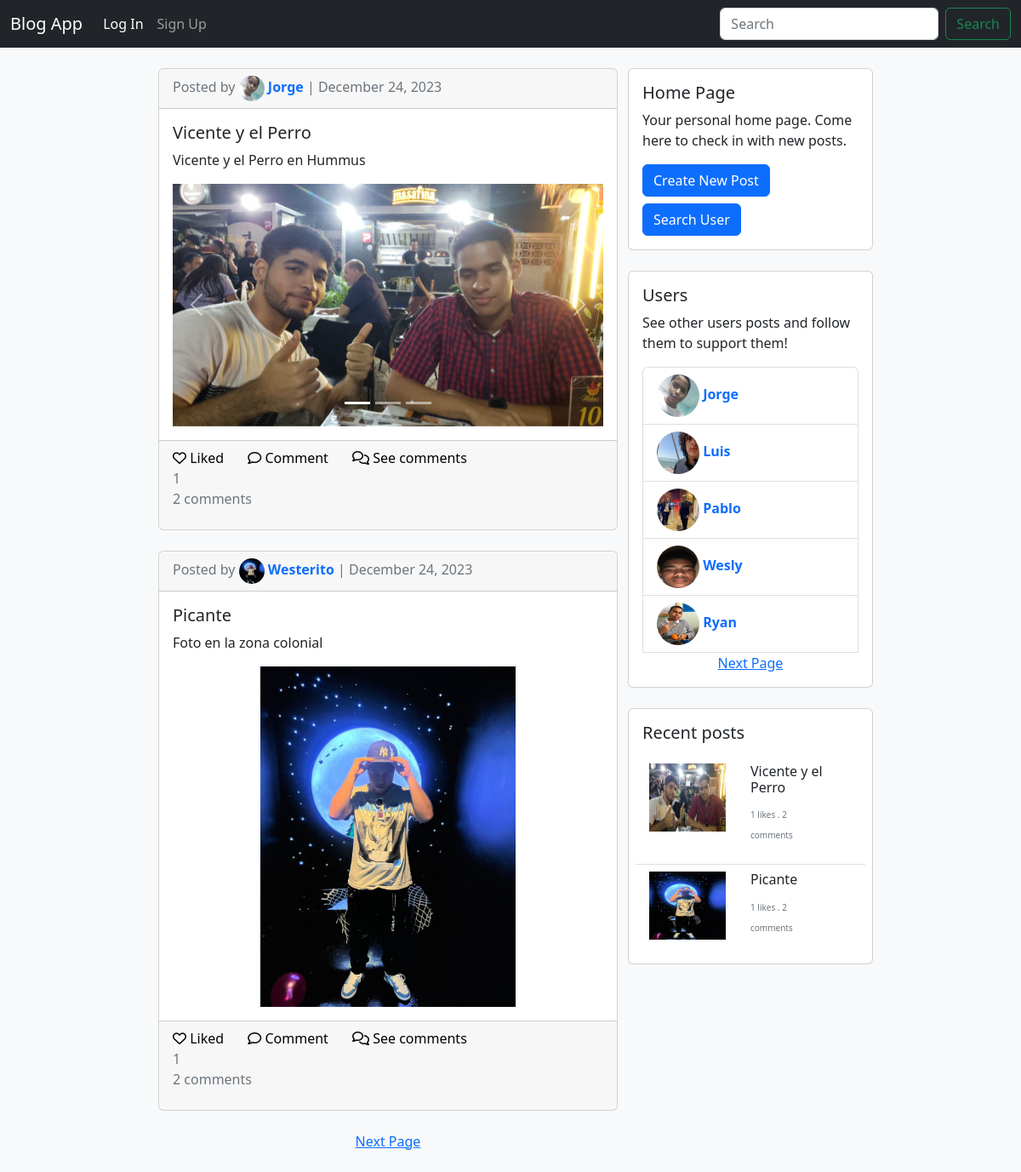
The page / on the database its author committed.
### app/models.py (models this page shows, shortened)
class Blog(db.Model):
    __tablename__ = 'blogs'
    id = db.Column(db.Integer, primary_key=True)
    title = db.Column(db.String(64), nullable=False)
    body = db.Column(db.Text, nullable=False)
    author = db.Column(db.Integer, db.ForeignKey('users.id'))
    date = db.Column(db.DateTime, default=datetime.utcnow, index=True)
    comments = db.relationship('Comment', backref='blog', cascade='all, delete-orphan')
    likes = db.relationship('Like', backref='blog', cascade='all, delete-orphan')
    files = db.relationship('File', backref='blog', cascade='all, delete-orphan')

class User(UserMixin, db.Model):
    __tablename__ = 'users'
    id = db.Column(db.Integer, primary_key=True)
    email = db.Column(db.String(64), unique=True, index=True)
    username = db.Column(db.String(64), unique=True, index=True)
    password_hash = db.Column(db.String(128))
    profile_pic = db.Column(db.String, default='images/profile photos/default_profile_pic.jpg')
    posts = db.relationship('Blog', backref='user', cascade='all, delete-orphan')
    comments = db.relationship('Comment', backref='user', cascade='all, delete-orphan')
    followers = db.relationship('Follow', backref='user', foreign_keys='Follow.followed_id', cascade='all, delete-orphan')
    likes = db.relationship('Like', backref='user', cascade='all, delete-orphan')
    notifications = db.relationship('Notification', backref='user', foreign_keys='Notification.user_id', cascade='all, delete-orphan')
    actions = db.relationship('Notification', backref='notificator', foreign_keys='Notification.notificator_id', cascade='all, delete-orphan')
    confirmed = db.Column(db.Boolean, default=False)
    @property
    def password(self):
        raise AttributeError('password is not readable')
    def __str__(self):
        return self.username

class File(db.Model):
    __tablename__ = 'files'
    path = db.Column(db.String, primary_key=True)
    blog_id = db.Column(db.Integer, db.ForeignKey('blogs.id'))
    @property
    def type(self):
        image_file_types = [
            'jpg', 'jpeg', 'png', 'gif', 'tiff', 'tif', 'bmp', 'webp', 'svg', 'ico',
            'raw', 'heif', 'heic', 'crx'
        ]
        video_file_types = [
            'mp4', 'avi', 'mkv', 'mov', 'wmv', 'flv', 'webm', '3gp', 'ogg', 'mpg', 'mpeg', 'ts'
        ]
        type = self.path.split('.')
        max_index = len(type) - 1
        type = type[max_index]
        if type in image_file_types:
            print('image')
            return 'image'
        elif type in video_file_types:
            return 'video'
        else:
            print('else')
            return type

### app/main/views.py (the view)
@main.route('/', methods=['GET', 'POST'])
def index():
    post_widget_context = get_posts_widget_context()
    posts = post_widget_context['posts']
    posts_pagination = post_widget_context['posts_pagination']
    users_widget_context = get_users_widget_context()
    users = users_widget_context['users']
    users_pagination = users_widget_context['users_pagination']
    return render_template('home.html', posts=posts, users=users, posts_pagination=posts_pagination, users_pagination=users_pagination)

### app/main/views.py (called while the page is built)
def get_posts_widget_context():
    page = request.args.get('posts_page', 1, type=int)
    posts_pagination = Blog.query.order_by(Blog.date.desc()).paginate(
        page=page,
        per_page=current_app.config['POSTS_PER_PAGE'],
        error_out=False
    )
    posts = posts_pagination.items
    return {'posts': posts, 'posts_pagination': posts_pagination}

def get_users_widget_context():
    page = request.args.get('users_page', type=int)
    users_pagination = User.query.paginate(
        page=page,
        per_page=current_app.config['USERS_PER_PAGE'],
        error_out=False
    )
    users = users_pagination.items
    return {'users': users, 'users_pagination': users_pagination}

### app/templates/home.html (shortened to what this page needs)
{% extends 'base.html' %}
{% from 'macros.html' import render_post_card, posts_pagination_widget, users_pagination_widget, home_widget, users_widget, posts_widget %}
{% block content %}
<div class="container flex-container w-75 p-4">
    <div class="container" >
        {% for post in posts %}
            {{ render_post_card(post, current_user, loop.index) }}
            <br />
        {% endfor %}
        {{ posts_pagination_widget(posts_pagination, request.endpoint) }}
    </div>
    <div>
        {{ home_widget() }}
        {{ users_widget(users, users_pagination) }}
        {% if other_posts %}
            {{ posts_widget(other_posts) }}
        {% else %}
            {{ posts_widget(posts) }}
        {% endif %}
    </div>
</div>
{% endblock content %}

### app/templates/macros.html (shortened to what this page needs)
{% macro home_widget() %}
    <div class="card mb-4" style="width: 18rem;">
        <div class="card-body">
            <h5 class="card-title">Home Page</h5>
            <p class="card-text">Your personal home page. Come here to check in with new posts.</p>
            <a href="{{ url_for('blogs.new_post') }}" class="btn btn-primary mb-2">Create New Post</a>
            <div class="dropdown">
                <button class="btn btn-primary" type="button" data-bs-toggle="dropdown" aria-expanded="false">
                Search User
                </button>
            </div>
        </div>
    </div>
{% endmacro %}
{% macro posts_widget(posts) %}
    <div class="card mb-4" style="width: 18rem;">
        <div class="p-2">
            <h5 class="card-title p-2">Recent posts</h5>
            <ul class="list-group list-group-flush">
                {% for post in posts[:5] %}
                    <li class="list-group-item">
                        <div class="row">
                            <div class="row">
                                <div class="col-md-6">
                                    {% if post.files %}
                                    {% set file = post.files[0] %}
                                    {% if file.type == 'image' %}
                                        <img src="{{ url_for('static', filename=file.path )}}" style="height: 80px; width: 90px;">
                                    {% elif file.type == 'video' %}
                                        <video width="80" height="90">
                                            <source src="{{ url_for('static', filename=file.path) }}" type="video/{{ file.file_extension }}">
                                            Your browser does not support the video tag.
                                        </video>
                                    {% endif %}
                                {% endif %}
                                </div>
                                <div class="col-md-6">
                                    <h5 class="" style="font-size: 16px;">{{ post.title }}</h5>
                                    <p><span class="text-muted" style="font-size: 10px;">{{ post.likes|length }} likes . {{ post.comments|length }} comments</span></p>
                                </div>
                            </div>
                        </div>
                    </li>
                {% endfor %}
            </ul>
        </div>
    </div>
{% endmacro %}
{% macro users_widget(users, pagination) %}
    <div class="card mb-4" style="width: 18rem;">
        <div class="card-body">
            <h5 class="card-title">Users</h5>
            <p class="card-text">See other users posts and follow them to support them!</p>
            <ul class="list-group">
                {% for user in users %}
                    <li class="list-group-item">
                        <a href="{{ url_for('auth.profile', username=user) }}" class="text-decoration-none mb-2">
                            <img src="{{ url_for('static', filename=user.profile_pic) }}" class="profile_pic" style="height: 50px; width: 50px;">
                            <span class="card-title"><b>{{ user }}</b></span>
                        </a>
                    </li>
                {% endfor %}
                {{ users_pagination_widget(pagination, request.endpoint) }}
            </ul>
        </div>
    </div>
{% endmacro %}
{% macro posts_pagination_widget(pagination, endpoint) %}
    <div class="d-flex justify-content-center align-items-center">
        {% if pagination.has_next %}
            <a href="{{ url_for(endpoint, posts_page  = pagination.page + 1) }}">Next Page</a>
        {% elif pagination.has_prev %}
            <a href="{{ url_for(endpoint, posts_page = pagination.page - 1) }}">Previous Page</a>
        {% endif %}
    </div>
{% endmacro %}
{% macro users_pagination_widget(pagination, endpoint) %}
    <div class="d-flex justify-content-center align-items-center">
        {% if pagination.has_next %}
            <a href="{{ url_for(endpoint, users_page  = pagination.page + 1) }}">Next Page</a>
        {% elif pagination.has_prev %}
            <a href="{{ url_for(endpoint, users_page = pagination.page - 1) }}">Previous Page</a>
        {% endif %}
    </div>
{% endmacro %}
{% macro render_post_image(filename) %}
    <div class="d-flex align-items-center justify-content-center" style="max-height: 400px;" >
        <img class="img-fluid" src="{{ url_for('static', filename=filename) }}" style="max-height: 400px; object-fit: contain;">
    </div>
{% endmacro %}
{% macro render_profile_pic(author, size) %}
    <img src="{{ url_for('static', filename=author.profile_pic) }}" class="profile_pic">
{% endmacro %}
{% macro render_carousel(post, id) %}
    <div id="{{ id }}" class="carousel slide">
        <div class="carousel-indicators">
            {% for file in post.files %}
                {% if loop.index == 1 %}
                    <button type="button" data-bs-target="{{ id }}" data-bs-slide-to="{{ loop.index0 }}" class="active" aria-current="true" aria-label="Slide {{ loop.index }}"></button>
                {% else %}
                    <button type="button" data-bs-target="{{ id }}" data-bs-slide-to="{{ loop.index0 }}" aria-label="Slide {{ loop.index }}"></button>
                {% endif %}
            {% endfor %}
        </div>
        <div class="carousel-inner">
            {% for file in post.files %}
                {% if loop.index == 1 %}
                    <div class="carousel-item active">
                        {% if file.type == 'image' %}
                            {{ render_post_image(file.path) }}
                        {% elif file.type == 'video' %}
                            {{ render_post_video(file) }}
                        {% endif %}
                    </div>
                {% endif %}
            {% endfor %}
        </div>
        <button class="carousel-control-prev" type="button" data-bs-target="#{{ id }}" data-bs-slide="prev">
            <span class="carousel-control-prev-icon" aria-hidden="true"></span>
        </button>
        <button class="carousel-control-next" type="button" data-bs-target="#{{ id }}" data-bs-slide="next">
            <span class="carousel-control-next-icon" aria-hidden="true"></span>
        </button>
    </div>
{% endmacro %}
{% macro render_post_card(post, current_user, loop_index) %}
    <div class="card">
        <div class="card-header">
            <span class="text-muted">Posted by <a href="{{ url_for('auth.profile', username=post.user ) }}" class="text-decoration-none">{{ render_profile_pic(post.user) }} <b>{{ post.user }}</b></a> |
            {{ moment(post.date).format('LL') }}</span>
        </div>
        <div class="card-body">
            <div class="row">
                <h5 class="card-title">{{ post.title }}</h5>
            </div>
            <div class="row">
                <p class="card-body-text">{{ post.body }}</p>
            </div>
            <div class="row">
                {% if post.files | length == 1 %}
                    {% set file = post.files[0] %}
                    {% if post.files[0].type == 'image' %}
                        {{ render_post_image(file.path) }}
                    {% elif post.files[0].type == 'video' %}
                        {{ render_post_video(file) }}
                    {% endif %}
                {% else %}
                    {% set id = 'post' ~ loop_index  ~ 'Images' %}
                    {{ render_carousel(post, id) }}
                {% endif %}
            </div>
        </div>
        <div class="card-footer text-muted">
            <div>
                {% set id = 'post' ~ loop_index ~ 'Likes' %}
                {% if current_user.is_authenticated and current_user.likes_post(post.id) %}
                    <a class="text-decoration-none" style="color: red;" href="{{ url_for('blogs.unlike_post', post_id=post.id) }}" onclick="update_likes(this, '{{ id }}')"><i class="fa-solid fa-heart" id="icon"></i><span id="text"> Liked</span></a>
                {% else %}
                    <a class="like" href="{{ url_for('blogs.like_post', post_id=post.id) }}" onclick="update_likes(this, '{{ id }}')"><i class="fa-regular fa-heart" id="icon"></i><span id="text"> Liked</span></a>
                {% endif %}
                <a class="text-decoration-none mx-4" style="color: black;" href="{{ url_for('blogs.comment', post_id=post.id) }}"><i class="fa-regular fa-comment"></i> Comment</a>
                <a class="text-decoration-none" style="color: black;" href="{{ url_for('blogs.post', post_id=post.id) }}"><i class="fa-regular fa-comments"></i> See comments</a>
            </div>
            <p><span id="{{ id }}">{{ post.likes|length }}</span><br/>{{ post.comments|length }} comments</p>
        </div>
    </div>
{% endmacro %}

### app/static/css/styles.css (style rules this page uses)
.profile_pic { height: 30px; width: 30px; border-radius: 50%; }
.like { color: black; text-decoration: none; }
.flex-container { display: flex; flex-direction: row; justify-content: flex-start; align-items: flex-start; }

### rows shown on the page
Blog: profile_pic (picture), user "Jorge", date "December 24, 2023", title "Vicente y el Perro", body "Vicente y el Perro en Hummus", likes|length "1", comments|length "2", shows a picture
File: shows a picture
Blog: profile_pic (picture), user "Westerito", date "December 24, 2023", title "Picante", body "Foto en la zona colonial", shows a picture, likes|length "1", comments|length "2"
User: profile_pic (picture), username "Jorge"
User: profile_pic (picture), username "Luis"
User: profile_pic (picture), username "Pablo"
User: profile_pic (picture), username "Wesly"
User: profile_pic (picture), username "Ryan"
